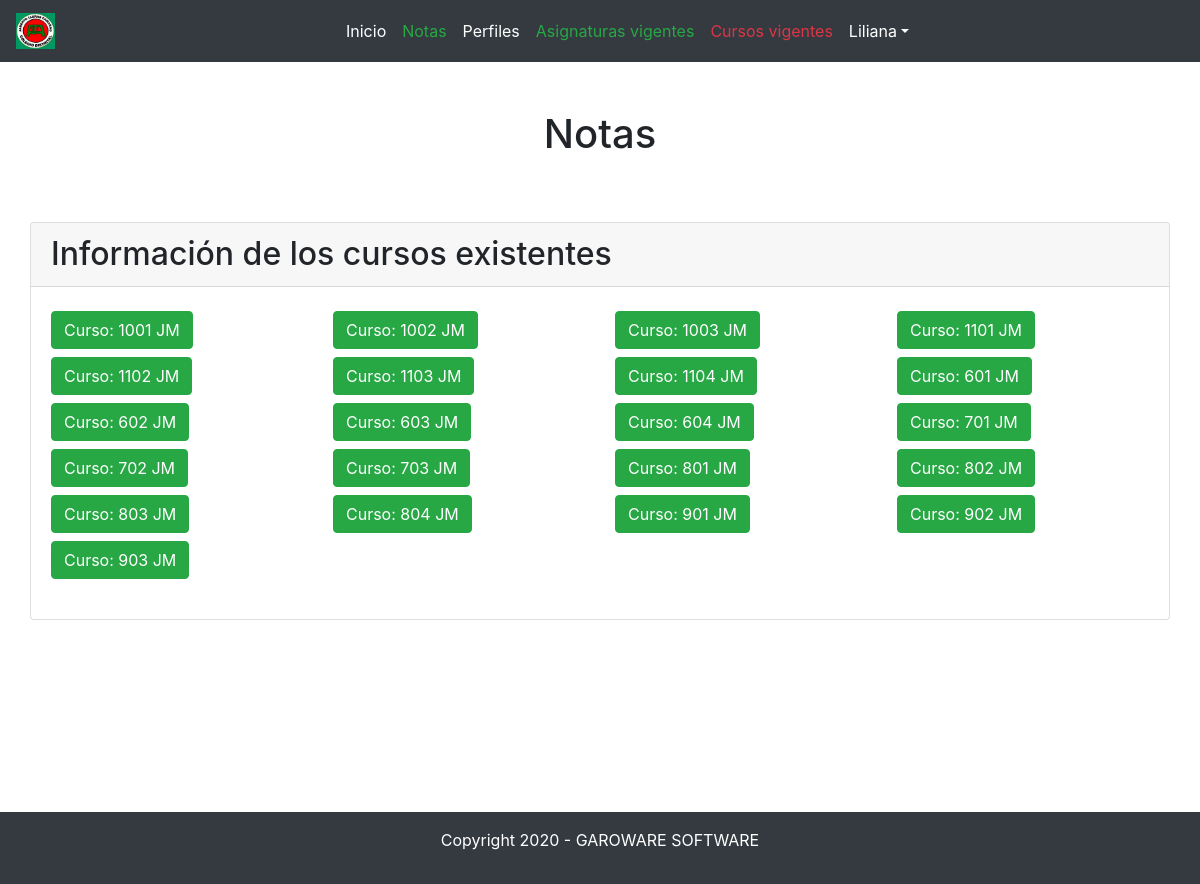
The app's page /?controller=note (signed in) with its own data.
### tables this page shows
CREATE TABLE `cursos` (
  `ID_CURSO` int(11) NOT NULL,
  `CURSO` varchar(20) NOT NULL
);

### Controllers/NoteController.php (called while the page is built, shortened)
<?php
require 'Models/Course.php';
class NoteController
{
	private $course;
	public function __construct()
	{
		$this->course = new Course;
	}
	public function index()
	{
		require 'Views/Layout.php';
		$courses = $this->course->getAll();
		require 'Views/Notes/notes.php';
		require 'Views/Footer.php';
	}
}

### Models/Course.php (called while the page is built, shortened)
<?php
class Course
{
	private $pdo;
	public function __construct()
	{
		try {
			$this->pdo = new Conexion;
		} catch (PDOException $e) {
			die($e->getMessage());
		}
	}
	public function getAll()
	{
		try {
			$strSql = "SELECT * FROM cursos ORDER BY CURSO";
			$query = $this->pdo->select($strSql);
			return $query;
		} catch (PDOException $e) {
			die($e->getMessage());
		}
	}
}

### Providers/Conexion.php (called while the page is built, shortened)
<?php
class Conexion extends PDO
{
	public function select($strSql, $arrayData = array(), $fectchMode = PDO::FETCH_OBJ)
	{
    	try {
    		$query = $this->prepare($strSql);
    		if (!$query->execute()) {
    			echo "La consulta no se realizo";
    		}else{
    			return $query->fetchAll($fectchMode);
    		}
    	} catch (PDOException $e) {
    		die($e->getMessage());
    	}
	}
}

### Views/Notes/notes.php (the view)
<main class="container">
	<div class="row">
		<h1 class="col-md-12 d-flex justify-content-center my-5">Notas</h1>
	</div>
	<section class="row mt-3">
		<div class="card w-100 m-auto">
			<div class="card-header container">
				<h2 class="m-auto">Información de los cursos existentes
				</h2>
			</div>
			<div class=" card-body w-100">
				<div class="form-group row">
					<?php foreach ($courses as $course) { ?>
						<div class="col-3">
							<a href="?controller=note&method=list&course=<?php echo $course->CURSO?>" class="btn btn-success my-1">Curso: <?php echo $course->CURSO?></a>
						</div>
					<?php } ?>
				</div>
			</div>
		</div>
	</section>
</main>
<div class="my-5 py-5"></div>

### records on screen
cursos: CURSO "1001 JM"
cursos: CURSO "1002 JM"
cursos: CURSO "1003 JM"
cursos: CURSO "1101 JM"
cursos: CURSO "1102 JM"
cursos: CURSO "1103 JM"
cursos: CURSO "1104 JM"
cursos: CURSO "601 JM"
cursos: CURSO "602 JM"
cursos: CURSO "603 JM"
cursos: CURSO "604 JM"
cursos: CURSO "701 JM"
cursos: CURSO "702 JM"
cursos: CURSO "703 JM"
cursos: CURSO "801 JM"
cursos: CURSO "802 JM"
cursos: CURSO "803 JM"
cursos: CURSO "804 JM"
cursos: CURSO "901 JM"
cursos: CURSO "902 JM"
cursos: CURSO "903 JM"

### other values on screen
$_SESSION['user']->NOMBRES "Liliana"
